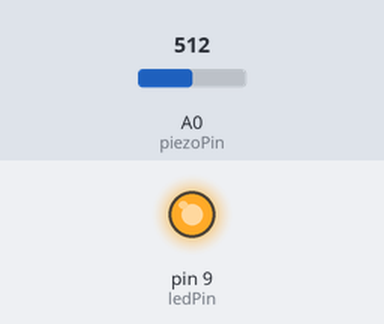
This sketch was run on a simulated Arduino Uno, built with avr-gcc and run on an emulated ATmega328P. Parts: output pins drawn as LEDs (lit = HIGH). The inputs (shaded band) are chosen by the test bench; at power-on: A0 (piezoPin) = 512. What the sketch prints to the serial monitor is not drawn.

Above: at 1.2 s.
1.3 s: A0 (piezoPin) set to 686
2.8 s: A0 (piezoPin) set to 715
Timing chart, 0 to 5.8 s (numbered marks = the images above; inputs shaded):
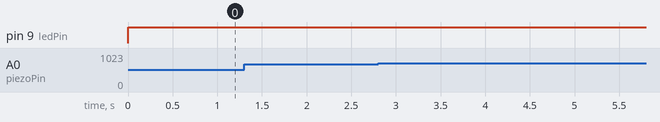

The sketch:

step_3-debounce.ino
```cpp
/*
    3. Add debounce timer
*/


int piezoPin = A0;
int ledPin = 9;

int tapThreshold = 700; // threshold for piezo
int tapDebounce = 30; // delay to stop multiple triggers

void setup() {
  // set up the pin modes
  // input for the piezo
  pinMode(piezoPin, INPUT);

  // output for the LED
  pinMode(ledPin, OUTPUT);

  // start Serial (for debugging)
  Serial.begin(9600);

}

void loop() {
  // read current value of piezo
  int piezoValue = analogRead(piezoPin);
  //Serial.println(piezoValue);

  // check if piezo has been tapped
  if (piezoValue > tapThreshold) {
    // print message
    Serial.println("above threshold");

    // pause to not trigger too many taps
    delay(tapDebounce);
  }

  // turn on LED
  digitalWrite(ledPin, HIGH);
}
```

Measured:
- after the input at 1.3 s, every drawn part: stays the same
- after the input at 2.8 s, every drawn part: stays the same
